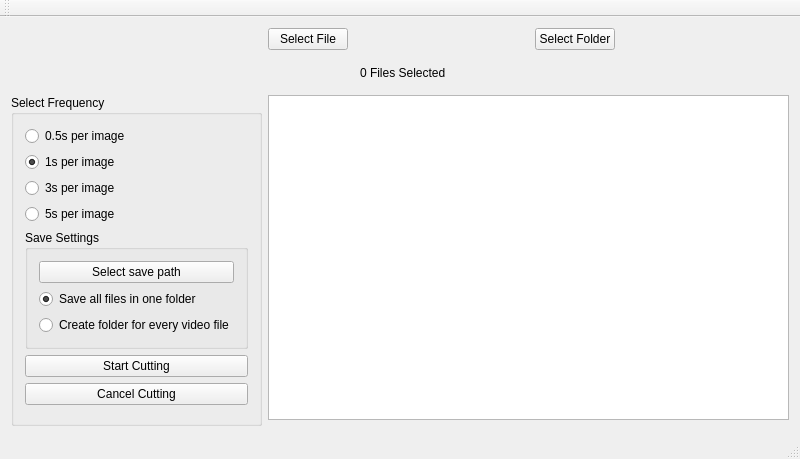
<?xml version="1.0" encoding="UTF-8"?>
<ui version="4.0">
 <class>MainWindow</class>
 <widget class="QMainWindow" name="MainWindow">
  <property name="geometry">
   <rect>
    <x>0</x>
    <y>0</y>
    <width>800</width>
    <height>459</height>
   </rect>
  </property>
  <property name="windowTitle">
   <string>TeguVideoCutter</string>
  </property>
  <widget class="QWidget" name="centralWidget">
   <layout class="QHBoxLayout" name="horizontalLayout">
    <item>
     <layout class="QGridLayout" name="gridLayout" rowstretch="1,1,10,0,0">
      <item row="2" column="0" rowspan="3">
       <widget class="QGroupBox" name="boxFreq">
        <property name="title">
         <string>Select Frequency</string>
        </property>
        <layout class="QVBoxLayout" name="verticalLayout_2">
         <item>
          <widget class="QRadioButton" name="rdb05">
           <property name="text">
            <string>0.5s per image</string>
           </property>
          </widget>
         </item>
         <item>
          <widget class="QRadioButton" name="rdb1">
           <property name="text">
            <string>1s per image</string>
           </property>
           <property name="checked">
            <bool>true</bool>
           </property>
          </widget>
         </item>
         <item>
          <widget class="QRadioButton" name="rdb3">
           <property name="text">
            <string>3s per image</string>
           </property>
          </widget>
         </item>
         <item>
          <widget class="QRadioButton" name="rdb5">
           <property name="text">
            <string>5s per image</string>
           </property>
          </widget>
         </item>
         <item>
          <widget class="QGroupBox" name="boxSave">
           <property name="title">
            <string>Save Settings</string>
           </property>
           <layout class="QVBoxLayout" name="verticalLayout">
            <item>
             <widget class="QPushButton" name="btnPath">
              <property name="text">
               <string>Select save path</string>
              </property>
             </widget>
            </item>
            <item>
             <widget class="QRadioButton" name="rdbOneFolder">
              <property name="text">
               <string>Save all files in one folder</string>
              </property>
              <property name="checked">
               <bool>true</bool>
              </property>
             </widget>
            </item>
            <item>
             <widget class="QRadioButton" name="rdbNewFolder">
              <property name="text">
               <string>Create folder for every video file</string>
              </property>
             </widget>
            </item>
           </layout>
          </widget>
         </item>
         <item>
          <widget class="QPushButton" name="btnStart">
           <property name="text">
            <string>Start Cutting</string>
           </property>
          </widget>
         </item>
         <item>
          <widget class="QPushButton" name="btnStop">
           <property name="text">
            <string>Cancel Cutting</string>
           </property>
          </widget>
         </item>
         <item>
          <spacer name="verticalSpacer_2">
           <property name="orientation">
            <enum>Qt::Vertical</enum>
           </property>
           <property name="sizeHint" stdset="0">
            <size>
             <width>20</width>
             <height>40</height>
            </size>
           </property>
          </spacer>
         </item>
        </layout>
       </widget>
      </item>
      <item row="0" column="5">
       <spacer name="horizontalSpacer_3">
        <property name="orientation">
         <enum>Qt::Horizontal</enum>
        </property>
        <property name="sizeHint" stdset="0">
         <size>
          <width>40</width>
          <height>20</height>
         </size>
        </property>
       </spacer>
      </item>
      <item row="0" column="3">
       <spacer name="horizontalSpacer">
        <property name="orientation">
         <enum>Qt::Horizontal</enum>
        </property>
        <property name="sizeHint" stdset="0">
         <size>
          <width>40</width>
          <height>20</height>
         </size>
        </property>
       </spacer>
      </item>
      <item row="0" column="4">
       <widget class="QPushButton" name="btnFolder">
        <property name="text">
         <string>Select Folder</string>
        </property>
       </widget>
      </item>
      <item row="1" column="3">
       <widget class="QLabel" name="lblNumber">
        <property name="text">
         <string>0 Files Selected</string>
        </property>
       </widget>
      </item>
      <item row="1" column="1">
       <spacer name="verticalSpacer">
        <property name="orientation">
         <enum>Qt::Vertical</enum>
        </property>
        <property name="sizeHint" stdset="0">
         <size>
          <width>20</width>
          <height>40</height>
         </size>
        </property>
       </spacer>
      </item>
      <item row="0" column="0">
       <spacer name="horizontalSpacer_2">
        <property name="orientation">
         <enum>Qt::Horizontal</enum>
        </property>
        <property name="sizeHint" stdset="0">
         <size>
          <width>40</width>
          <height>20</height>
         </size>
        </property>
       </spacer>
      </item>
      <item row="0" column="1">
       <widget class="QPushButton" name="btnFile">
        <property name="text">
         <string>Select File</string>
        </property>
       </widget>
      </item>
      <item row="2" column="1" rowspan="2" colspan="5">
       <widget class="QTextBrowser" name="textBrowser"/>
      </item>
     </layout>
    </item>
   </layout>
  </widget>
  <widget class="QMenuBar" name="menuBar">
   <property name="geometry">
    <rect>
     <x>0</x>
     <y>0</y>
     <width>800</width>
     <height>23</height>
    </rect>
   </property>
  </widget>
  <widget class="QToolBar" name="mainToolBar">
   <attribute name="toolBarArea">
    <enum>TopToolBarArea</enum>
   </attribute>
   <attribute name="toolBarBreak">
    <bool>false</bool>
   </attribute>
  </widget>
  <widget class="QStatusBar" name="statusBar"/>
 </widget>
 <layoutdefault spacing="6" margin="11"/>
 <resources/>
 <connections/>
</ui>
